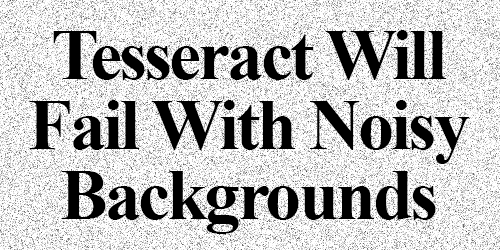
#> input picture images/example_02.png, 500 x 250 px
$ python run.py --image images/example_02.png
#> lines starting #> are read from the running program, lines starting #| are printed output that depends on the picture; after the words box and inside, x2 and y2 are one past the last pixel; in counts of white or black regions, pixels touching at a corner belong together
from PIL import Image
import pytesseract
import argparse
import cv2
import os
import numpy as np

ap = argparse.ArgumentParser()
ap.add_argument("-i", "--image", required=True,
	help="path to input image to be OCR'd")
#ap.add_argument("-i","--image",requires=True,help="path to input image to be ODR'd")
ap.add_argument("-p","--preprocess",type=str,default="thresh",help="type of preprocessing to be done")
args = vars(ap.parse_args())

image = cv2.imread(args["image"])
#> image is the input picture: shape (250, 500, 3); min 0, max 255, mean 189.9
gray = cv2.cvtColor(image,cv2.COLOR_BGR2GRAY)
gray = cv2.bitwise_not(gray)
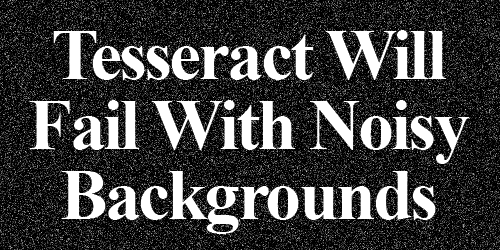
#> gray: shape (250, 500); min 0, max 255, mean 65.1

if args["preprocess"] == "thresh":
    gray = cv2.threshold(gray,0,255,cv2.THRESH_BINARY | cv2.THRESH_OTSU)[1]
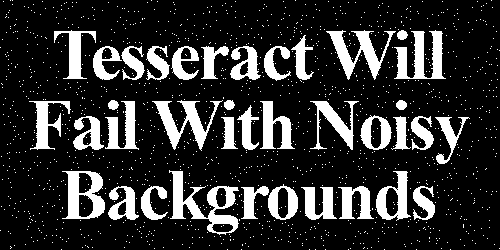
#> gray: shape (250, 500); 18.7% white; 1431 white regions (1394 under 20 px), largest, box (x1, y1, x2, y2) and area: (169, 170, 239, 235) 1570, (394, 30, 446, 79) 1266, (152, 100, 223, 151) 1195

elif args["preprocess"] == "blur":
    gray = cv2.medianBlur(gray,3)

coords = np.column_stack(np.where(gray > 0))
#> coords = 23384 pairs, first value 0 to 249, second value 0 to 499
angle = cv2.minAreaRect(coords)[-1]
#> angle = -90

if angle < -45:
	angle = -(90 + angle)
#> angle = 0

else:
	angle = -angle

(h, w) = image.shape[:2]
#> h = 250; w = 500
center = (w // 2, h // 2)
#> center = (250, 125)
M = cv2.getRotationMatrix2D(center, angle, 1.0)
#> M = [[1, 0, 0], [0, 1, 0]]
rotated = cv2.warpAffine(image, M, (w, h),
	flags=cv2.INTER_CUBIC, borderMode=cv2.BORDER_REPLICATE)

cv2.putText(rotated, "Angle: {:.2f} degrees".format(angle),
	(10, 30), cv2.FONT_HERSHEY_SIMPLEX, 0.7, (0, 0, 255), 2)
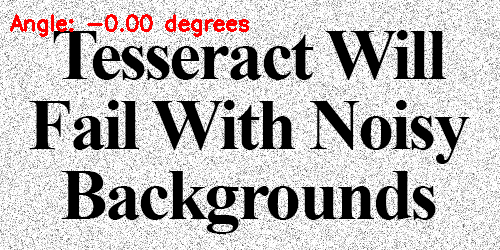
#> rotated: shape (250, 500, 3); 1.28% of pixels changed, all inside (x1, y1, x2, y2) = (10, 14, 249, 37)

filename = "{}.png".format(os.getpid())
cv2.imwrite(filename,rotated)

#> (the run stopped early here; a loop or call above may not have finished)

$ run again, on images/neg_28.png
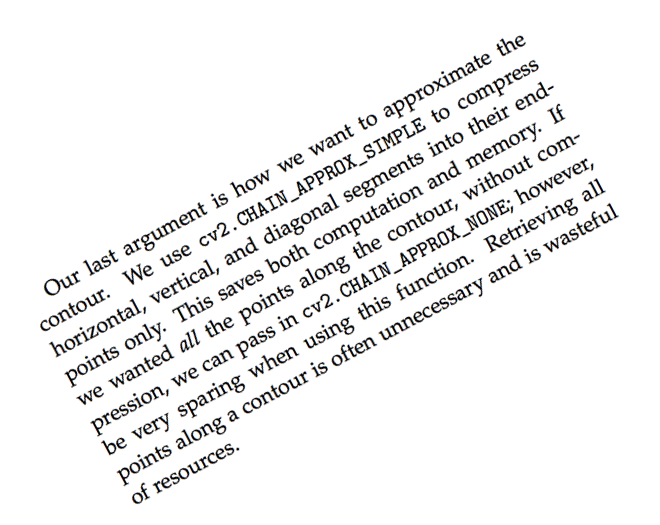
#> input picture images/neg_28.png, 660 x 525 px
#> image is the input picture: shape (525, 660, 3); mean B, G, R 240.8, 240.8, 240.8
#> `gray = cv2.threshold(gray,0,255,cv2.THRESH_BINARY | cv2.THRESH_OTSU)[1]`:
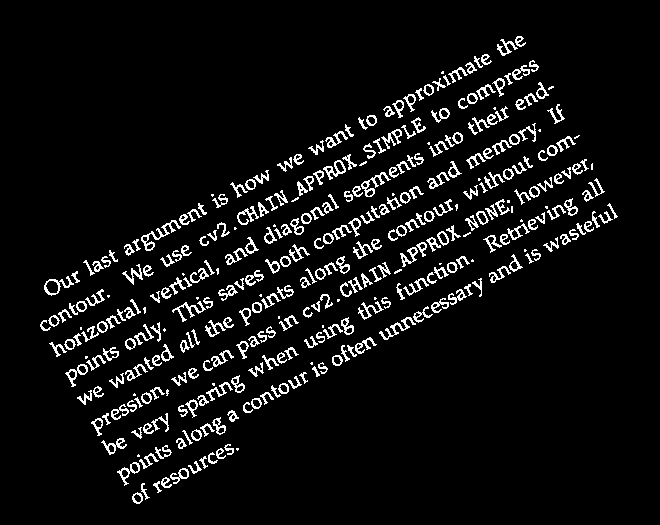
#> gray: shape (525, 660); 6.5% white in thin lines or dots, all inside (x1, y1, x2, y2) = (40, 36, 618, 504)
#> coords = 22471 pairs, first value 36 to 503, second value 40 to 617
#> `angle = cv2.minAreaRect(coords)[-1]`: angle = -61.99
#> `angle = -(90 + angle)`: angle = -28.01
#> M = [[0.883, -0.47, 161.7], [0.47, 0.883, -124.3]]
#> `cv2.putText(rotated, "Angle: {:.2f} degrees".format(angle), (10, 30), ..`:
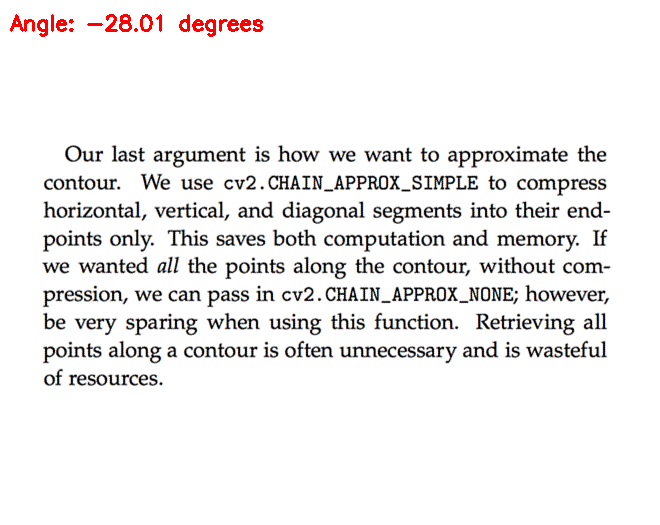
#> rotated: shape (525, 660, 3); mean B, G, R 239.4, 239.3, 240.7

$ run again, on images/p1.png
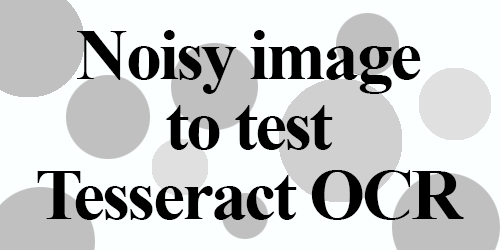
#> input picture images/p1.png, 500 x 250 px
#> image is the input picture: shape (250, 500, 3); mean B, G, R 201.1, 201.1, 199.6
#> `gray = cv2.threshold(gray,0,255,cv2.THRESH_BINARY | cv2.THRESH_OTSU)[1]`:
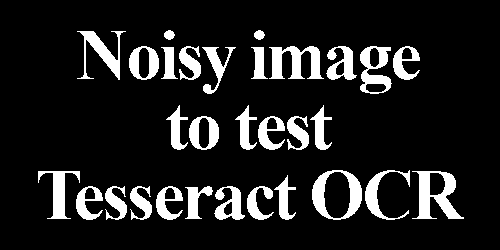
#> gray: shape (250, 500); 12.5% white; 30 white regions, largest, box (x1, y1, x2, y2) and area: (412, 171, 464, 219) 1154, (312, 170, 362, 220) 1029, (269, 46, 324, 79) 1008
#> coords = 15633 pairs, first value 30 to 219, second value 38 to 463
#> `angle = cv2.minAreaRect(coords)[-1]`: angle = -90
#> `angle = -(90 + angle)`: angle = 0
#> M = [[1, 0, 0], [0, 1, 0]]
#> `cv2.putText(rotated, "Angle: {:.2f} degrees".format(angle), (10, 30), ..`:
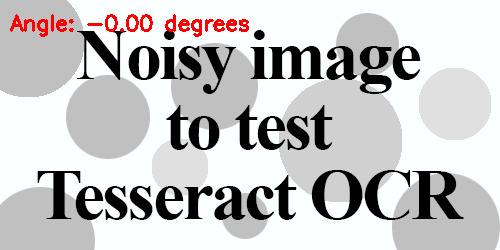
#> rotated: shape (250, 500, 3); 1.28% of pixels changed, all inside (x1, y1, x2, y2) = (10, 14, 249, 37)
